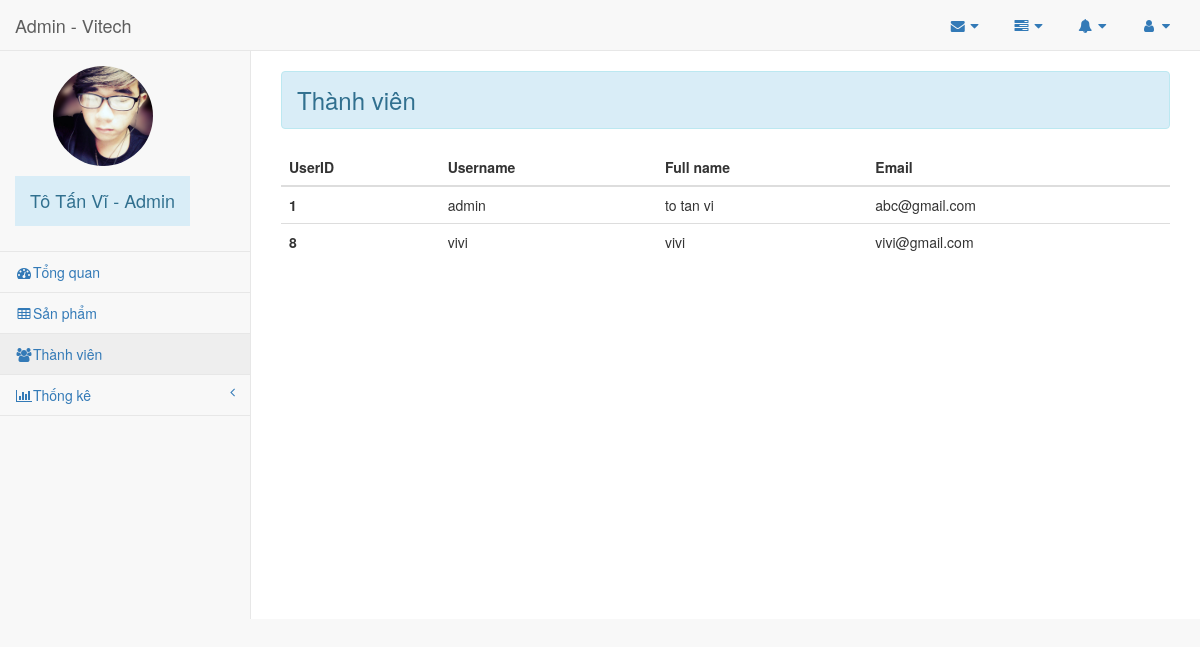
/controller/index.php?action=admember (signed in), run on the app's committed database.
### tables this page shows
CREATE TABLE `users` (
  `userid` int(10) NOT NULL,
  `username` varchar(255) DEFAULT NULL,
  `fullname` varchar(255) DEFAULT NULL,
  `email` varchar(255) DEFAULT NULL,
  `password` varchar(255) DEFAULT NULL
);

### model/connect.php (called while the page is built, shortened)
<?php
	class connect {
		public function connect() {
			$dbn = "mysql:host=localhost;dbname=mobileshop";
			$user="root";
			$password="";
			$this->db=new PDO($dbn,$user,$password,array(PDO::MYSQL_ATTR_INIT_COMMAND => "SET NAMES utf8"));
		}
		public function query($select){
			$result = $this->db->query($select);
			return $result;
		}
	}
?>

### model/m_product.php (called while the page is built, shortened)
<?php
require_once("connect.php");
class m_product extends connect {
	public function get_member(){
		$sql = "SELECT * FROM users";
		return $this->query($sql);;
	}
}
?>

### view/admin/ad-member.php (the view, shortened to what this page needs)
<!DOCTYPE html>
<html lang="en">
<head>
    <link href="../controller/css/style.css" rel="stylesheet">
    <link href="../controller/bootstrap/css/bootstrap.min.css" rel="stylesheet">
    <link href="../controller/css/metisMenu.min.css" rel="stylesheet">
    <link href="../controller/css/sb-admin-2.css" rel="stylesheet">
    <link href="../controller/css/morris.css" rel="stylesheet">
    <link href="../controller/font/css/font-awesome.min.css" rel="stylesheet" type="text/css">
</head>
<body>
    <div id="wrapper">
        <nav class="navbar navbar-default navbar-static-top" role="navigation" style="margin-bottom: 0">
            <div class="navbar-header">
                <a class="navbar-brand" href="?action=home">Admin - Vitech</a>
            </div>
            <ul class="nav navbar-top-links navbar-right">
                <li class="dropdown">
                    <a class="dropdown-toggle" data-toggle="dropdown" href="#">
                        <i class="fa fa-envelope fa-fw"></i> <i class="fa fa-caret-down"></i>
                    </a>
                </li>
                <li class="dropdown">
                    <a class="dropdown-toggle" data-toggle="dropdown" href="#">
                        <i class="fa fa-tasks fa-fw"></i> <i class="fa fa-caret-down"></i>
                    </a>
                </li>
                <li class="dropdown">
                    <a class="dropdown-toggle" data-toggle="dropdown" href="#">
                        <i class="fa fa-bell fa-fw"></i> <i class="fa fa-caret-down"></i>
                    </a>
                </li>
                <li class="dropdown">
                    <a class="dropdown-toggle" data-toggle="dropdown" href="#">
                        <i class="fa fa-user fa-fw"></i> <i class="fa fa-caret-down"></i>
                    </a>
                </li>
            </ul>
            <div class="navbar-default sidebar" role="navigation">
                <div class="sidebar-nav navbar-collapse">
                    <ul class="nav" id="side-menu">
                        <li class="sidebar-search text-center">
                            <div class="input-group custom-search-form">
                                <img src="../controller/images/admin.png" class="img-circle" width="100px" height="100px">
                                <h4 class="text-info bg-info" style="padding:15px; width: 100%;">Tô Tấn Vĩ - Admin</h4>
                            </div>
                        </li>
                        <li>
                            <a href="?action=admin"><i class="fa fa-dashboard fa-fw"></i>Tổng quan</a>
                        </li>
                        <li>
                            <a href="?action=adproduct"><i class="fa fa-table fa-fw"></i>Sản phẩm</a>
                        </li>
                        <li>
                            <a href="?action=admember"><i class="fa fa-users fa-fw"></i>Thành viên</a>
                        </li>
                        <li>
                            <a href="#"><i class="fa fa-bar-chart-o fa-fw"></i>Thống kê<span class="fa arrow"></span></a>
                        </li>
                    </ul>
                </div>
            </div>
        </nav>
    </div>
    <section id="page-wrapper">
            <div class="row">
                <div class="col-xs-12">
                    <h3 class="alert alert-info" >Thành viên</h3>
                </div>
                <div class="col-xs-12 table-responsive">
                    <table class="table table-hover">
                      <thead>
                        <tr>
                          <th>UserID</th>
                          <th>Username</th>
                          <th>Full name</th>
                          <th>Email</th>
                        </tr>
                      </thead>
                      <tbody>
                      <?php
                        $mem = new m_product();
                        $member = $mem->get_member();
                        while ($set = $member->fetch()) {
                      ?>
                        <tr>
                          <th scope="row"><?php echo $set[0]; ?></th>
                          <td><?php echo $set[1]; ?></td>
                          <td><?php echo $set[2]; ?></td>
                          <td><?php echo $set[3]; ?></td>
                        </tr>
                      <?php } ?>
                      </tbody>
                    </table>
                </div>
            </div>
        </section>
</body>
</html>

### controller/css/style.css (style rules this page uses)
* { box-sizing: border-box; -webkit-box-sizing: border-box; -moz-box-sizing: border-box; }
body { font-family: 'Roboto', sans-serif; font-size: 1.5rem; }

### controller/css/sb-admin-2.css (style rules this page uses)
body { background-color: #f8f8f8; }
#wrapper { width: 100%; }
#page-wrapper { padding: 0 15px; min-height: 568px; background-color: white; }
@media (min-width: 768px) { #page-wrapper { position: inherit; margin: 0 0 0 250px; padding: 0 30px; border-left: 1px solid #e7e7e7; } }
.navbar-top-links { margin-right: 0; }
.navbar-top-links li { display: inline-block; }
.navbar-top-links li:last-child { margin-right: 15px; }
.navbar-top-links li a { padding: 15px; min-height: 50px; }
.sidebar .sidebar-nav.navbar-collapse { padding-left: 0; padding-right: 0; }
.sidebar .sidebar-search { padding: 15px; }
.sidebar ul li { border-bottom: 1px solid #e7e7e7; }
.sidebar ul li a.active { background-color: #eeeeee; }
.sidebar .arrow { float: right; }
.sidebar .fa.arrow:before { content: "\f104"; }
@media (min-width: 768px) { .sidebar { z-index: 1; position: absolute; width: 250px; margin-top: 51px; } }

### data on the page
users: userid "1", username "admin", fullname "to tan vi", email "abc@gmail.com"
users: userid "8", username "vivi", fullname "vivi", email "vivi@gmail.com"
